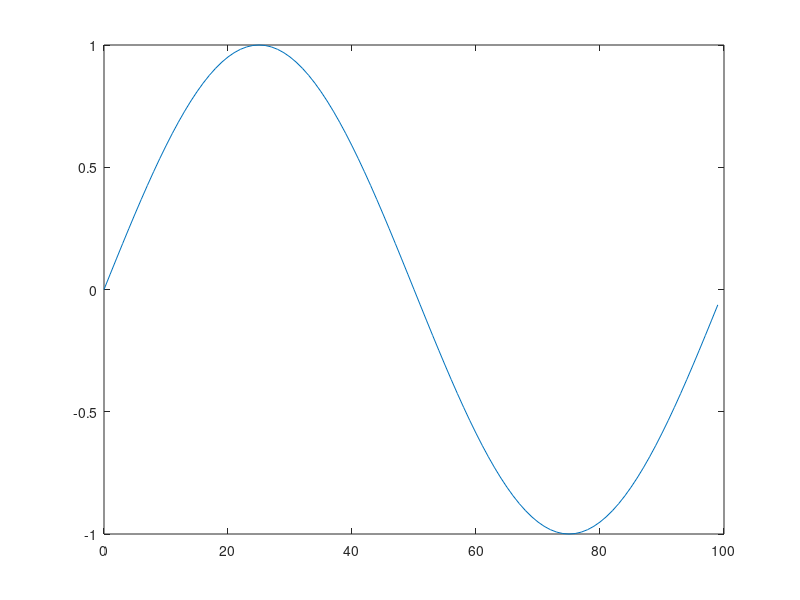

MATLAB code for this plot: (Note: this script raises an error after producing the figure.)
% This code belongs to the HDM05 mocap database which can be obtained
% from the website http://www.mpi-inf.mpg.de/resources/HDM05 .
%
% If you use and publish results based on this code and data, please
% cite the following technical report:
%
%   @techreport{MuellerRCEKW07_HDM05-Docu,
%     author = {Meinard M{\"u}ller and Tido R{\"o}der and Michael Clausen and Bernd Eberhardt and Bj{\"o}rn Kr{\"u}ger and Andreas Weber},
%     title = {Documentation: Mocap Database {HDM05}},
%     institution = {Universit{\"a}t Bonn},
%     number = {CG-2007-2},
%     year = {2007}
%   }
%
%
% THIS CODE AND INFORMATION ARE PROVIDED "AS IS" WITHOUT WARRANTY OF ANY
% KIND, EITHER EXPRESSED OR IMPLIED, INCLUDING BUT NOT LIMITED TO THE
% IMPLIED WARRANTIES OF MERCHANTABILITY AND/OR FITNESS FOR A
% PARTICULAR PURPOSE.

figure('units','normalized','outerposition',[0 0 1 1]); 


% outerposition is an undocumented feature. It allows you to 
% define the size of the outerposition of the figure window. 
% The above sets the figure to full screen or you could also 
% try uncommenting the statements after the surf(peaks) 


plot([0:99],sin(1/100*[0:99]*2*pi));  
%disp ('Maximize the screen, then press any key to continue'); 
%pause; 


mov=avifile('test','compression','indeo5'); 
%makes test.avi w/ Indeo 5 


%f2=getframe(gcf); % gets the gcf  
mov=addframe(mov,gcf); % adds the frame into mov  
mov=close(mov); % closes the mov  


%In order to run the avi from MATLAB command window:  
%!test.avi&  